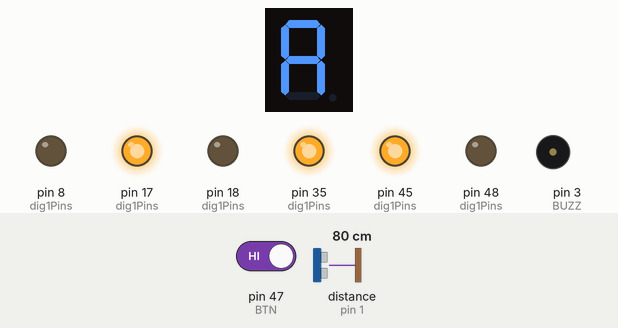
Simulated run of this sketch. Board: Arduino Mega 2560, built with avr-gcc and run on an emulated ATmega2560. Shown: 1-digit seven-segment display, output pins drawn as LEDs (lit = HIGH), buzzer (waves = sounding, pin HIGH). Wiring (inferred from the names in the program): 1-digit 7-segment display, segments lit when LOW: segments pin 37, pin 38, pin 5, pin 7, pin 15, pin 36, pin 6. The test bench sets the inputs (shaded band); at power-on: pin 47 (BTN) HIGH, distance to the obstacle (sensor on pin 1) 80 cm. The echo pulse lasts 58.3 µs per cm; the segment pins are drawn as the display they are named for; pins used as bus, display or sensor lines are not drawn.

Above: at 11.9 s.
12.0 s: pin 47 (BTN) driven LOW
At 23.4 s:
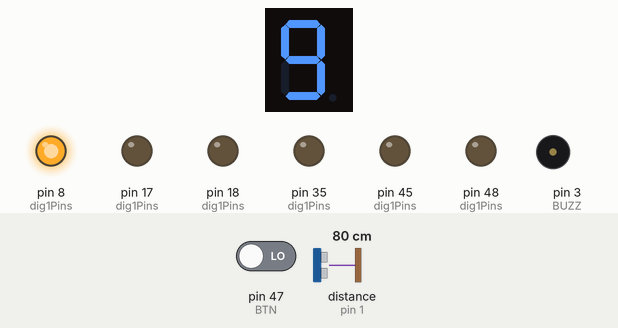
23.7 s: distance to the obstacle (sensor on pin 1) set to 74 cm
At 23.85 s:
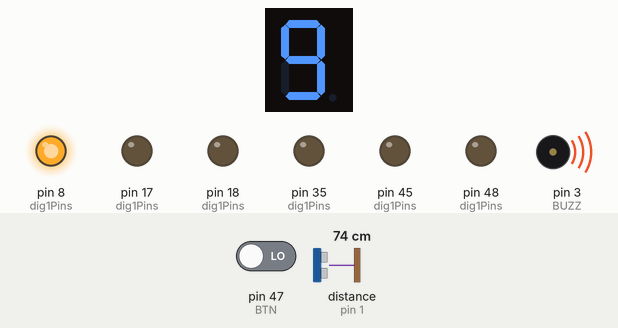
32.0 s: distance to the obstacle (sensor on pin 1) set to 120 cm
At 32.9 s:
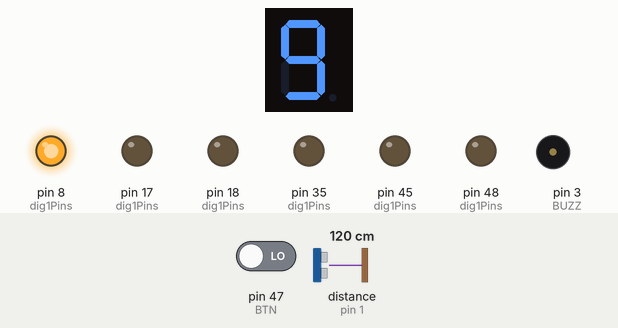
40.3 s: distance to the obstacle (sensor on pin 1) set to 2 cm
At 40.45 s:
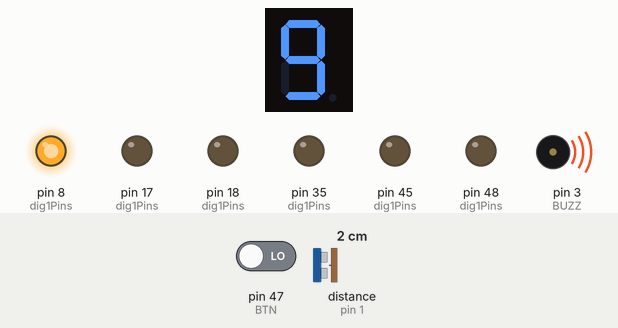
48.6 s: distance to the obstacle (sensor on pin 1) set to 250 cm
At 49.7 s:
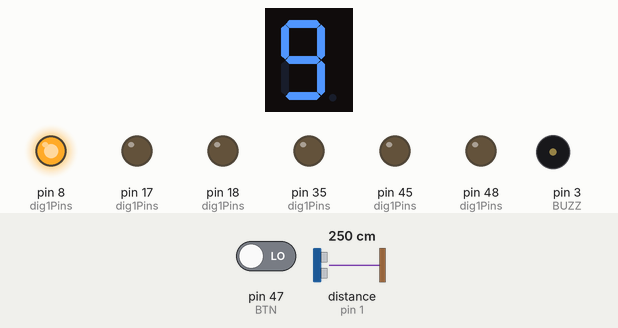
Timing chart, 0 to 51.6 s (numbered marks = the images above; inputs shaded):
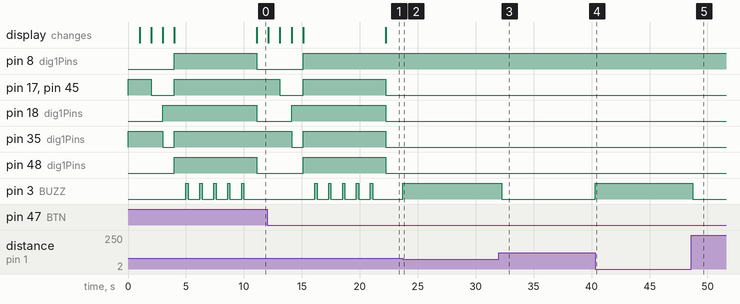

The sketch:

updated_code.ino
```cpp
#define E_DIG1 8
#define D_DIG1 18
#define C_DIG1 17
#define DP1_DIG1 16
#define E_DIG2 15     // 7-segment display pins
#define D_DIG2 7
#define G_DIG2 6
#define C_DIG2 5
#define DP2_DIG2 4
#define F_DIG1 48
#define G_DIG1 45
#define A_DIG1 0
#define B_DIG1 35
#define F_DIG2 36
#define A_DIG2 37
#define B_DIG2 38

#define BTN 47   //button pin

#define TRIG 2   // trigger pin
#define ECHO 1   // echo pin
#define BUZZ 3   // buzzer signal pin


const int dig1Pins[] = { A_DIG1, B_DIG1, C_DIG1, D_DIG1, E_DIG1, F_DIG1, G_DIG1 };

const int dig2Pins[] = { A_DIG2, B_DIG2, C_DIG2, D_DIG2, E_DIG2, F_DIG2, G_DIG2 };

const byte numbers[10] = {
  0b0111111, // 0
  0b0000110, // 1
  0b1011011, // 2
  0b1001111, // 3
  0b1100110, // 4
  0b1101101, // 5
  0b1111101, // 6
  0b0000111, // 7
  0b1111111, // 8
  0b1101111, // 9
};

const byte calibrateWord[10] = {
  0b0111001, // C
  0b1110111, // A
  0b0111000, // L
  0b0110000, // I
  0b1111100, // b
  0b1010000, // r
  0b1110111, // A
  0b0000111, // T1
  0b0000001, // T2
  0b1111001, // E
};

void setup() {
  Serial.begin(115200);
  for (int i = 0; i < 7; i++) {
    pinMode(dig1Pins[i], OUTPUT);
    pinMode(dig2Pins[i], OUTPUT);
  }
  pinMode(BTN, INPUT_PULLUP);
  pinMode(TRIG, OUTPUT);
  pinMode(ECHO, INPUT);
  pinMode(BUZZ, OUTPUT);
}

void displayDigit(int num, int digit) {
  if(digit == 1){
    for (int i = 0; i < 7; i++){
      digitalWrite(dig1Pins[i], !(numbers[num] & (1 << i)));
    }
  }
  else{
    for (int i = 0; i < 7; i++){
      digitalWrite(dig2Pins[i], !(numbers[num] & (1 << i)));
    }
  }
}


void displayCalibrate(){
  for(int letter = 0; letter < 10; letter = letter + 2){
    for(int i = 0; i < 7; i++){
      digitalWrite(dig1Pins[i], !(calibrateWord[letter] & (1 << i)));
      digitalWrite(dig2Pins[i], !(calibrateWord[letter+1] & (1 << i)));
    }
    delay(1000);
  }
}

void showPace(short int pace){
  short int dig1 = pace / 10;
  short int dig2 = pace % 10;
  displayDigit(dig1, 1);
  displayDigit(dig2, 2);
}

volatile unsigned long lastTrigger = 0;

void calculatePace(){
  unsigned long currentTrigger = millis();
  float timeDifference = (currentTrigger - lastTrigger) / 1000.0;
  short int pace = 60 / timeDifference;
  if(pace > 99){
    pace = 99;
  }
  lastTrigger = currentTrigger;
  showPace(pace);
}

short int getDistance(){
  digitalWrite(TRIG, LOW);
  delayMicroseconds(2);
  digitalWrite(TRIG, HIGH);
  delayMicroseconds(10);
  digitalWrite(TRIG, LOW);

  int duration = pulseIn(ECHO, HIGH);
  return (duration * 0.0343) / 2;
}

short int calibrate(){

  for(int i = 0; i < 5; i++){
    digitalWrite(BUZZ, HIGH);
    delay(200);
    digitalWrite(BUZZ, LOW);
    delay(1000);
  }
  return getDistance();
}


short int minDistance = 20; // 20cm default height without calibration

void loop() {

	if (digitalRead(BTN) == HIGH) {
      displayCalibrate();
      minDistance = calibrate();
	  delay(100);
	}

  if(getDistance() < minDistance){
    digitalWrite(BUZZ, HIGH);
    delay(300);
    digitalWrite(BUZZ, LOW);
  }
  calculatePace();
}
```

Measured:
- the behaviour switches between 80 and 79 cm on distance to the obstacle (sensor on pin 1) (found by bisection; images 1 and 2)
- after the input at 12.0 s, pin 8 (dig1Pins): goes on until 15.1 s, then stays HIGH
- after the input at 23.7 s, pin 3 (BUZZ): LOW → HIGH at once
- after the input at 32.0 s, pin 3 (BUZZ): HIGH → LOW after 0.24 s
- after the input at 40.3 s, pin 3 (BUZZ): LOW → HIGH at once
- after the input at 48.6 s, pin 3 (BUZZ): HIGH → LOW after 0.13 s
